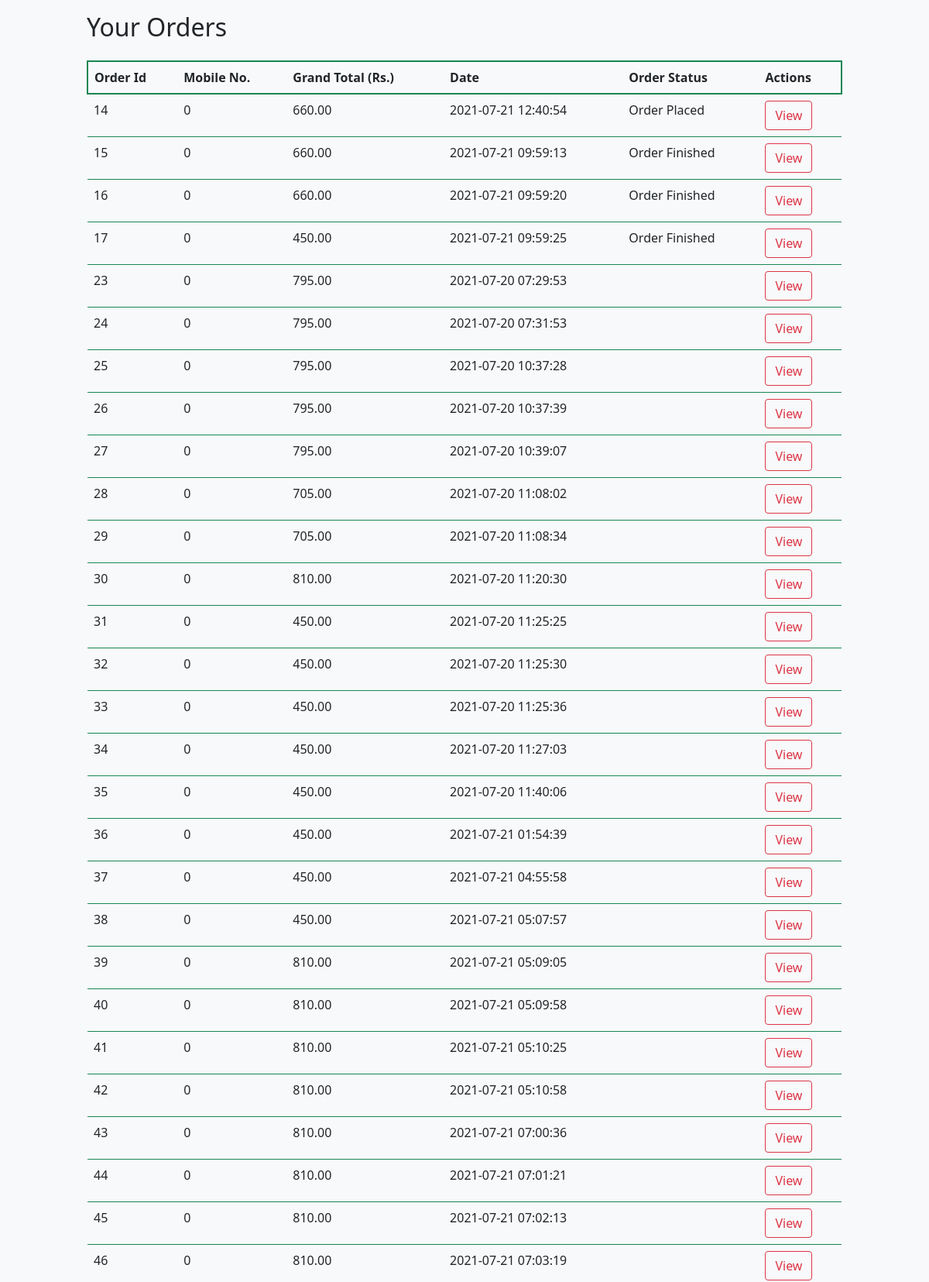
/customer/ui/order.php (signed in, upper part), run on the app's committed database.
### tables this page shows
CREATE TABLE `orders` (
  `order_id` int(11) NOT NULL,
  `customer_id` int(11) NOT NULL,
  `order_date` timestamp NOT NULL DEFAULT current_timestamp() ON UPDATE current_timestamp(),
  `total` varchar(10) NOT NULL,
  `order_status` varchar(255) NOT NULL,
  `customer_contactnum` int(11) NOT NULL
);

### customer/ui/order.table.php (the view, shortened to what this page needs)
<?php
    require_once '../includes/dbh.inc.php';
    $id = $_SESSION['customer_id'];
    $sql = "SELECT * FROM orders WHERE customer_id =  $id ";
    $sql_run = mysqli_query($conn, $sql);
    while($row = mysqli_fetch_array($sql_run)){
    ?>
<tr>
    <td><?php echo $row['order_id']; ?></td>
    <td><?php echo $row['customer_contactnum']; ?></td>
    <td><?php echo $row['total'].".00"; ?></td>
    <td><?php echo $row['order_date']; ?></td>
    <td><?php echo $row['order_status']; ?></td>
    <td>
        <div class="btn-group" role="group" aria-label="Basic outlined example">
            <a href="./orderdetails.php ?id=<?=$row['order_id'];?>"><button type="button"
                    class="btn btn-outline-danger">View</button></a>
        </div>
    </td>
</tr>
<?php
}
?>

### customer/ui/main.css (style rules this page uses)
* { margin: 0; padding: 0; }

### data on the page
orders: order_id "14", customer_contactnum "0", total "660", order_date "2021-07-21 12:40:54", order_status "Order Placed"
orders: order_id "15", customer_contactnum "0", total "660", order_date "2021-07-21 09:59:13", order_status "Order Finished"
orders: order_id "16", customer_contactnum "0", total "660", order_date "2021-07-21 09:59:20", order_status "Order Finished"
orders: order_id "17", customer_contactnum "0", total "450", order_date "2021-07-21 09:59:25", order_status "Order Finished"
orders: order_id "23", customer_contactnum "0", total "795", order_date "2021-07-20 07:29:53"
orders: order_id "24", customer_contactnum "0", total "795", order_date "2021-07-20 07:31:53"
orders: order_id "25", customer_contactnum "0", total "795", order_date "2021-07-20 10:37:28"
orders: order_id "26", customer_contactnum "0", total "795", order_date "2021-07-20 10:37:39"
orders: order_id "27", customer_contactnum "0", total "795", order_date "2021-07-20 10:39:07"
orders: order_id "28", customer_contactnum "0", total "705", order_date "2021-07-20 11:08:02"
orders: order_id "29", customer_contactnum "0", total "705", order_date "2021-07-20 11:08:34"
orders: order_id "30", customer_contactnum "0", total "810", order_date "2021-07-20 11:20:30"
orders: order_id "31", customer_contactnum "0", total "450", order_date "2021-07-20 11:25:25"
orders: order_id "32", customer_contactnum "0", total "450", order_date "2021-07-20 11:25:30"
orders: order_id "33", customer_contactnum "0", total "450", order_date "2021-07-20 11:25:36"
orders: order_id "34", customer_contactnum "0", total "450", order_date "2021-07-20 11:27:03"
orders: order_id "35", customer_contactnum "0", total "450", order_date "2021-07-20 11:40:06"
orders: order_id "36", customer_contactnum "0", total "450", order_date "2021-07-21 01:54:39"
orders: order_id "37", customer_contactnum "0", total "450", order_date "2021-07-21 04:55:58"
orders: order_id "38", customer_contactnum "0", total "450", order_date "2021-07-21 05:07:57"
orders: order_id "39", customer_contactnum "0", total "810", order_date "2021-07-21 05:09:05"
orders: order_id "40", customer_contactnum "0", total "810", order_date "2021-07-21 05:09:58"
orders: order_id "41", customer_contactnum "0", total "810", order_date "2021-07-21 05:10:25"
orders: order_id "42", customer_contactnum "0", total "810", order_date "2021-07-21 05:10:58"
orders: order_id "43", customer_contactnum "0", total "810", order_date "2021-07-21 07:00:36"
orders: order_id "44", customer_contactnum "0", total "810", order_date "2021-07-21 07:01:21"
orders: order_id "45", customer_contactnum "0", total "810", order_date "2021-07-21 07:02:13"
orders: order_id "46", customer_contactnum "0", total "810", order_date "2021-07-21 07:03:19"
